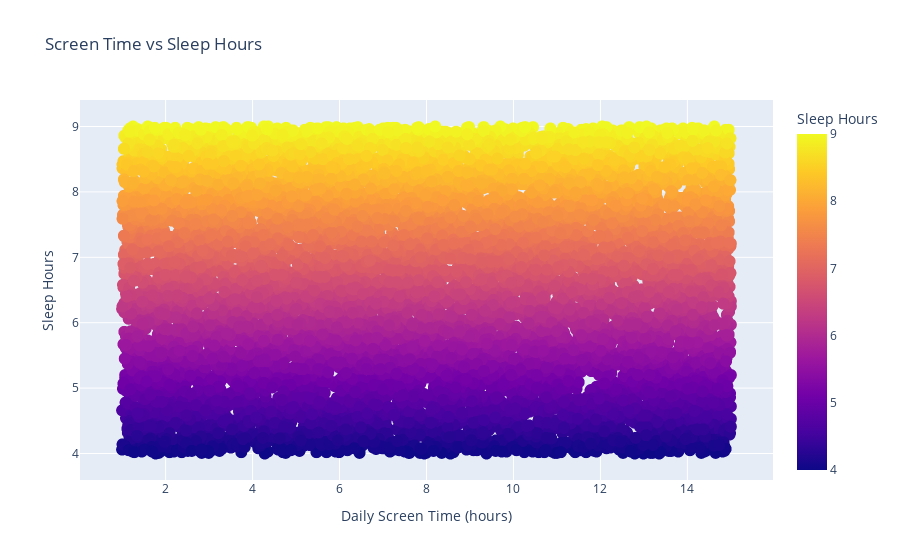

Notebook cell for this chart:
### Markdown cell above
Now, let's make a scatter plot between Screen Time vs Sleep Hours

### Code cell
# Scatter plot of Screen Time vs Sleep Hours
fig = px.scatter(df, x='Screen_Time_Hours', y='Sleep_Hours', color='Sleep_Hours',
                 labels={'Screen_Time_Hours': 'Daily Screen Time (hours)', 'Sleep_Hours': 'Sleep Hours'},
                 title='Screen Time vs Sleep Hours')
fig.update_traces(marker=dict(size=12))
fig.show()

### Figure 1 — Plotly figure (JSON) as saved in the notebook; plotly's stock layout.template omitted (floating-point values rounded to 4 significant figures; data arrays with more than 128 entries replaced by an {"elided": "..."} marker saying what was removed)
{"data": [{"hovertemplate": "Daily Screen Time (hours)=%{x}<br>Sleep Hours=%{marker.color}<extra></extra>", "legendgroup": "", "marker": {"color": {"elided": "10000 float values"}, "coloraxis": "coloraxis", "size": 12, "symbol": "circle"}, "mode": "markers", "name": "", "showlegend": false, "type": "scattergl", "x": {"elided": "10000 float values"}, "xaxis": "x", "y": {"elided": "10000 float values"}, "yaxis": "y"}], "layout": {"coloraxis": {"colorbar": {"title": {"text": "Sleep Hours"}}, "colorscale": [[0, "#0d0887"], [0.1111, "#46039f"], [0.2222, "#7201a8"], [0.3333, "#9c179e"], [0.4444, "#bd3786"], [0.5556, "#d8576b"], [0.6667, "#ed7953"], [0.7778, "#fb9f3a"], [0.8889, "#fdca26"], [1, "#f0f921"]]}, "legend": {"tracegroupgap": 0}, "title": {"text": "Screen Time vs Sleep Hours"}, "xaxis": {"anchor": "y", "domain": [0, 1], "title": {"text": "Daily Screen Time (hours)"}}, "yaxis": {"anchor": "x", "domain": [0, 1], "title": {"text": "Sleep Hours"}}}}
